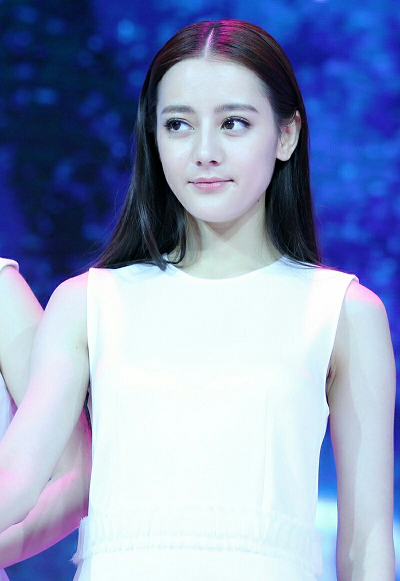
#> input picture opencv-python-for-primer/test/test.png, 400 x 581 px
$ python '25二维直方图.py'
#> lines starting #> are read from the running program, lines starting #| are printed output that depends on the picture
import cv2 as cv
import numpy as np
import matplotlib.pyplot as plt

def hist2d_demo():
    image = cv.imread("test/test.png")
#> image is the input picture: shape (581, 400, 3); mean B, G, R 189.6, 154.2, 139.9
    hsv = cv.cvtColor(image, cv.COLOR_BGR2HSV)
#> hsv: shape (581, 400, 3); mean H, S, V 104.5, 93.7, 190.1
    hist = cv.calcHist([hsv], [0, 1], None, [48, 48], [0, 180, 0, 256])
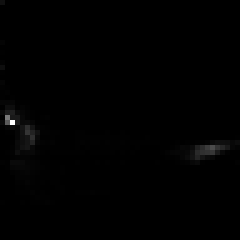
#> hist: shape (48, 48) float32 (shown 5 times larger); min 0, max 20554, mean 100.9; drawn with min black and max white
    dst = cv.resize(hist, (400, 400))
    cv.normalize(dst, dst, 0, 255, cv.NORM_MINMAX) # 归一化
    cv.imshow("image", image)
    dst = cv.applyColorMap(np.uint8(dst), cv.COLORMAP_JET)
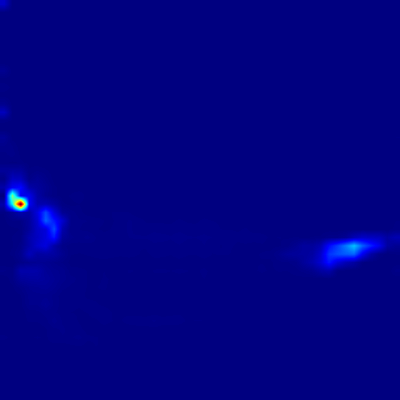
#> dst: shape (400, 400, 3); mean B, G, R 131.5, 0.7, 0.1
    cv.imshow("hist", dst)
    plt.imshow(hist, interpolation='nearest')
    plt.title("2D Histogram")
    plt.show()
    cv.waitKey(0)
    cv.destroyAllWindows()

if __name__ == "__main__":
    hist2d_demo()
